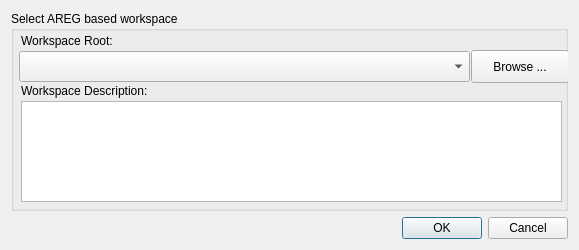
<?xml version="1.0" encoding="UTF-8"?>
<ui version="4.0">
 <class>DialogWorkspace</class>
 <widget class="QDialog" name="DialogWorkspace">
  <property name="geometry">
   <rect>
    <x>0</x>
    <y>0</y>
    <width>579</width>
    <height>250</height>
   </rect>
  </property>
  <property name="windowTitle">
   <string>Setup project workspace</string>
  </property>
  <property name="locale">
   <locale language="English" country="UnitedStates"/>
  </property>
  <property name="modal">
   <bool>false</bool>
  </property>
  <layout class="QVBoxLayout" name="verticalLayout">
   <item>
    <widget class="QGroupBox" name="groupBox">
     <property name="title">
      <string>Select AREG based workspace</string>
     </property>
     <widget class="QComboBox" name="comboboxWorkspacePath">
      <property name="geometry">
       <rect>
        <x>8</x>
        <y>40</y>
        <width>451</width>
        <height>31</height>
       </rect>
      </property>
      <property name="font">
       <font>
        <pointsize>10</pointsize>
       </font>
      </property>
      <property name="toolTip">
       <string>&lt;html&gt;&lt;head/&gt;&lt;body&gt;&lt;p&gt;Select workspace root or input new workspace.&lt;/p&gt;&lt;/body&gt;&lt;/html&gt;</string>
      </property>
      <property name="whatsThis">
       <string>&lt;html&gt;&lt;head/&gt;&lt;body&gt;&lt;p&gt;Path to project workspace&lt;/p&gt;&lt;/body&gt;&lt;/html&gt;</string>
      </property>
      <property name="placeholderText">
       <string>Path to project workspace</string>
      </property>
     </widget>
     <widget class="QPlainTextEdit" name="editWorkspaceDescription">
      <property name="geometry">
       <rect>
        <x>10</x>
        <y>90</y>
        <width>541</width>
        <height>101</height>
       </rect>
      </property>
      <property name="font">
       <font>
        <pointsize>10</pointsize>
       </font>
      </property>
      <property name="toolTip">
       <string>&lt;html&gt;&lt;head/&gt;&lt;body&gt;&lt;p&gt;Describe your workspace here.&lt;/p&gt;&lt;/body&gt;&lt;/html&gt;</string>
      </property>
      <property name="whatsThis">
       <string>&lt;html&gt;&lt;head/&gt;&lt;body&gt;&lt;p&gt;Project workspace description&lt;/p&gt;&lt;/body&gt;&lt;/html&gt;</string>
      </property>
     </widget>
     <widget class="QPushButton" name="buttonBrowse">
      <property name="geometry">
       <rect>
        <x>460</x>
        <y>39</y>
        <width>98</width>
        <height>33</height>
       </rect>
      </property>
      <property name="toolTip">
       <string>&lt;html&gt;&lt;head/&gt;&lt;body&gt;&lt;p&gt;Browse file system and select the project workspace.&lt;/p&gt;&lt;/body&gt;&lt;/html&gt;</string>
      </property>
      <property name="whatsThis">
       <string>&lt;html&gt;&lt;head/&gt;&lt;body&gt;&lt;p&gt;Browse file system to select the project workspace&lt;/p&gt;&lt;/body&gt;&lt;/html&gt;</string>
      </property>
      <property name="text">
       <string>Browse ...</string>
      </property>
     </widget>
     <widget class="QLabel" name="label">
      <property name="geometry">
       <rect>
        <x>10</x>
        <y>20</y>
        <width>111</width>
        <height>20</height>
       </rect>
      </property>
      <property name="text">
       <string>Workspace Root:</string>
      </property>
     </widget>
     <widget class="QLabel" name="label_2">
      <property name="geometry">
       <rect>
        <x>10</x>
        <y>70</y>
        <width>161</width>
        <height>20</height>
       </rect>
      </property>
      <property name="text">
       <string>Workspace Description:</string>
      </property>
     </widget>
    </widget>
   </item>
   <item>
    <widget class="QDialogButtonBox" name="buttonBoxOkCancel">
     <property name="orientation">
      <enum>Qt::Orientation::Horizontal</enum>
     </property>
     <property name="standardButtons">
      <set>QDialogButtonBox::StandardButton::Cancel|QDialogButtonBox::StandardButton::Ok</set>
     </property>
    </widget>
   </item>
  </layout>
 </widget>
 <tabstops>
  <tabstop>comboboxWorkspacePath</tabstop>
  <tabstop>buttonBrowse</tabstop>
  <tabstop>editWorkspaceDescription</tabstop>
 </tabstops>
 <resources/>
 <connections/>
</ui>
